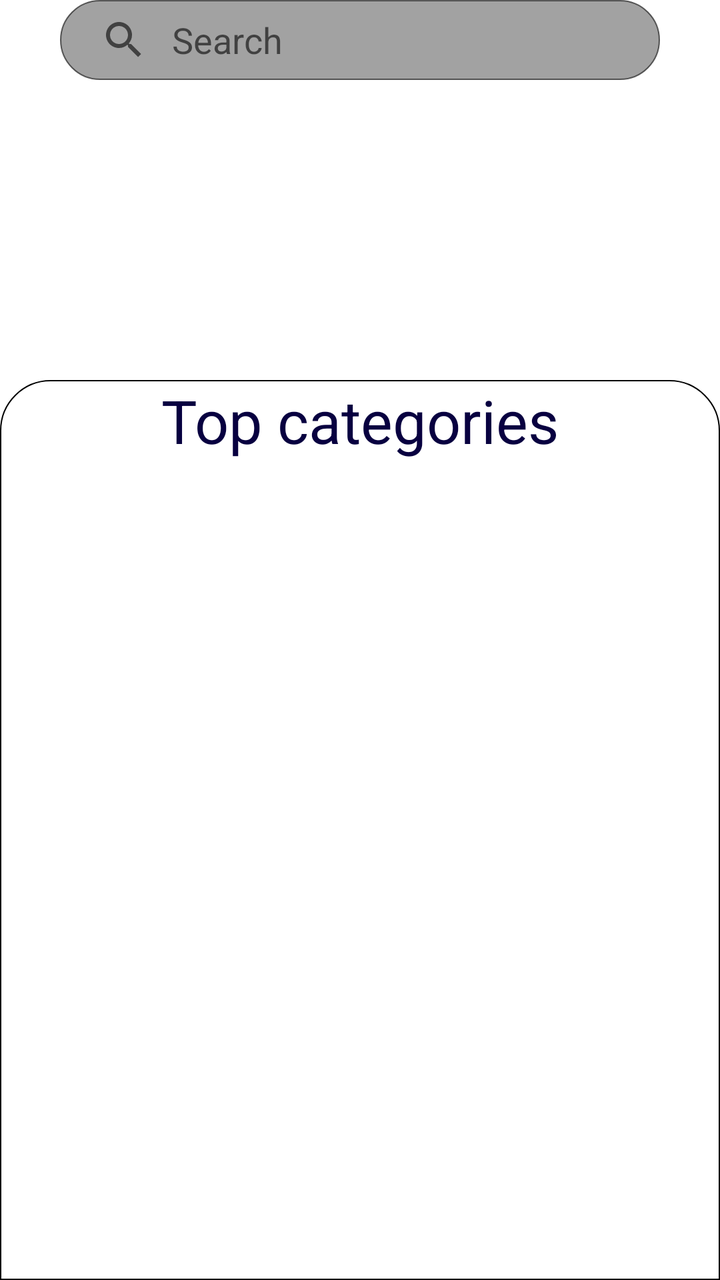
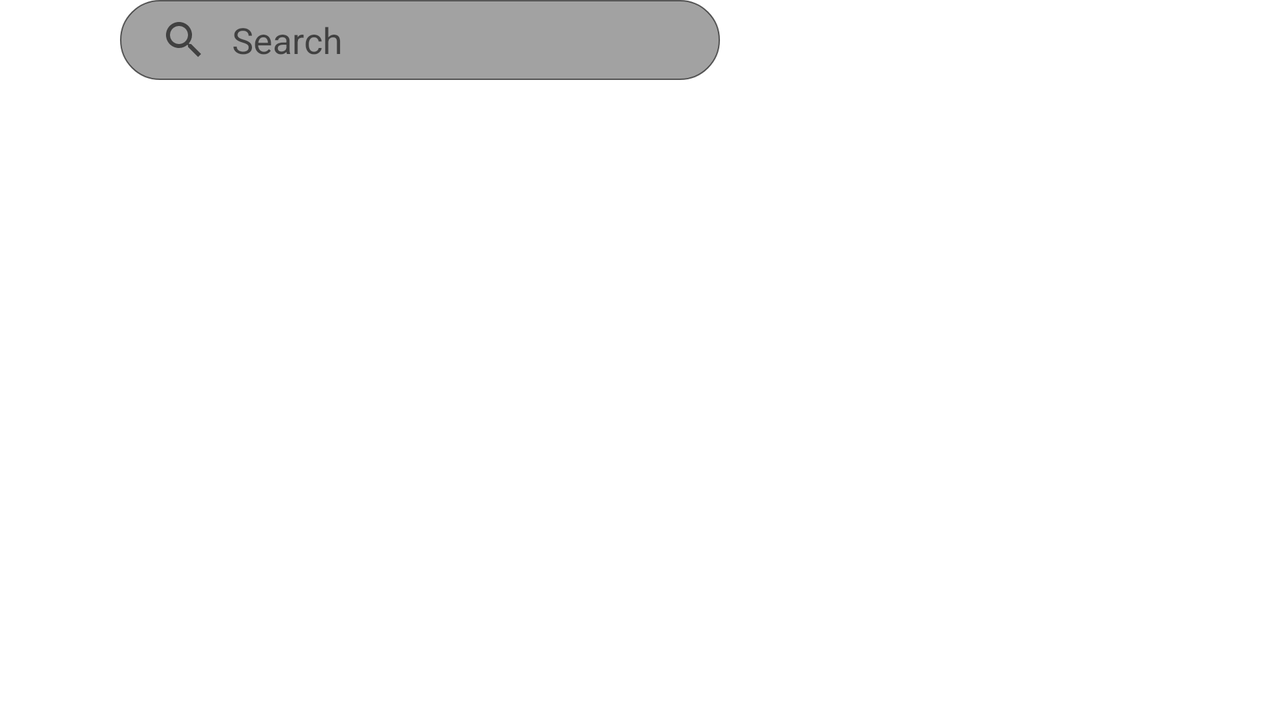

First picture: res/layout/ on a phone held upright. Second picture: the repository's own variant of that layout, on a device whose configuration matches the variant's folder. Source for both follows.
<!-- AndroidManifest.xml: application theme Theme.Fuddy -->
<!-- res/layout/fragment_home.xml -->
<?xml version="1.0" encoding="utf-8"?>
<androidx.constraintlayout.widget.ConstraintLayout xmlns:android="http://schemas.android.com/apk/res/android"
    xmlns:app="http://schemas.android.com/apk/res-auto"
    xmlns:tools="http://schemas.android.com/tools"
    android:layout_width="match_parent"
    android:layout_height="match_parent"
    tools:context=".HomeFragment">

    <LinearLayout
        android:id="@+id/linearLayout3"
        android:layout_width="match_parent"
        android:layout_height="300dp"
        android:background="@drawable/foodbanner"
        android:orientation="horizontal"
        app:layout_constraintBottom_toBottomOf="parent"
        app:layout_constraintEnd_toEndOf="parent"
        app:layout_constraintHorizontal_bias="0.0"
        app:layout_constraintStart_toStartOf="parent"
        app:layout_constraintTop_toTopOf="parent"
        app:layout_constraintVertical_bias="0.0">

        <SearchView
            android:layout_width="300dp"
            android:layout_height="40dp"
            android:layout_marginStart="30dp"
            android:background="@drawable/search_bg"
            android:backgroundTint="@color/transparent"
            android:backgroundTintMode="multiply"
            android:iconifiedByDefault="false"
            android:queryBackground="@null"
            android:queryHint="Search" />

    </LinearLayout>

    <ScrollView
        android:layout_width="match_parent"
        android:layout_height="450dp"
        android:background="@drawable/home_bg"
        app:layout_constraintBottom_toBottomOf="parent"
        app:layout_constraintEnd_toEndOf="parent"
        app:layout_constraintHorizontal_bias="0.0"
        app:layout_constraintStart_toStartOf="parent"
        app:layout_constraintTop_toTopOf="parent"
        app:layout_constraintVertical_bias="1.0">

        <LinearLayout
            android:layout_width="match_parent"
            android:layout_height="match_parent"
            android:orientation="vertical">

            <TextView
                android:layout_width="wrap_content"
                android:layout_height="wrap_content"
                android:text="Top categories"
                android:textSize="30dp"
                android:textColor="@color/colorPurple"
                android:layout_gravity="center"/>

            <HorizontalScrollView
                android:layout_width="fill_parent"
                android:layout_height="70dp"
                android:scrollbars="horizontal">

                <GridView
                    android:layout_width="wrap_content"
                    android:layout_height="wrap_content"
                    android:numColumns="6"
                    android:horizontalSpacing="10dp"
                    android:scrollbars="horizontal">
                    
                </GridView>

            </HorizontalScrollView>

        </LinearLayout>

    </ScrollView>


</androidx.constraintlayout.widget.ConstraintLayout>
<!-- resources referenced by this layout -->
<resources>
  <color name="colorPurple">#080040</color>
  <color name="transparent">#99999999</color>
  <!-- drawable home_bg (drawable) -->
  <?xml version="1.0" encoding="utf-8"?>
  <shape xmlns:android="http://schemas.android.com/apk/res/android">
  
      <stroke android:color="@color/black"
          android:width="0.5dp"/>
  
      <solid android:color="@color/white" />
  
      <corners
          android:topRightRadius="25dp"
          android:topLeftRadius="25dp"/>
  
  </shape>
  <!-- drawable search_bg (drawable) -->
  <?xml version="1.0" encoding="utf-8"?>
  <shape xmlns:android="http://schemas.android.com/apk/res/android">
  
      <stroke
          android:width="0.5dp"
          android:color="#000000" />
  
      <solid android:color="@color/colorGray" />
  
      <corners
          android:bottomLeftRadius="300dp"
          android:bottomRightRadius="300dp"
          android:topLeftRadius="300dp"
          android:topRightRadius="300dp" />
  
  </shape>
  <style name="Theme.Fuddy" parent="Theme.MaterialComponents.DayNight.DarkActionBar">
          
          <item name="colorPrimary">@color/purple_500</item>
          <item name="colorPrimaryVariant">@color/purple_700</item>
          <item name="colorOnPrimary">@color/white</item>
          
          <item name="colorSecondary">@color/teal_200</item>
          <item name="colorSecondaryVariant">@color/teal_700</item>
          <item name="colorOnSecondary">@color/black</item>
          
          <item name="android:statusBarColor" tools:targetApi="l">?attr/colorPrimaryVariant</item>
          
      </style>
  <color name="black">#FF000000</color>
  <color name="white">#FFFFFF</color>
  <color name="colorGray">#A9A9A9</color>
  <color name="purple_500">#FF6200EE</color>
  <color name="purple_700">#FF3700B3</color>
  <color name="teal_200">#FF03DAC5</color>
  <color name="teal_700">#FF018786</color>
</resources>
<!-- res/layout-land/fragment_home.xml (the repository's variant of the layout above) -->
<!-- drawn on the phone turned sideways -->
<?xml version="1.0" encoding="utf-8"?>
<androidx.coordinatorlayout.widget.CoordinatorLayout xmlns:android="http://schemas.android.com/apk/res/android"
    xmlns:app="http://schemas.android.com/apk/res-auto"
    xmlns:tools="http://schemas.android.com/tools"
    android:layout_width="match_parent"
    android:layout_height="match_parent"
    tools:context=".HomeFragment">

    <ImageView
        android:layout_width="match_parent"
        android:layout_height="180dp"
        android:background="@drawable/foodbanner"
        app:layout_anchorGravity="left|top"/>

    <SearchView
        android:id="@+id/svSearch"
        android:layout_width="300dp"
        android:layout_height="40dp"
        android:layout_marginStart="60dp"
        android:background="@drawable/search_bg"
        android:backgroundTint="@color/transparent"
        android:backgroundTintMode="multiply"
        android:iconifiedByDefault="false"
        android:queryBackground="@null"
        android:queryHint="Search"
        app:layout_anchorGravity="top|center"/>




    

</androidx.coordinatorlayout.widget.CoordinatorLayout>
<!-- resources referenced by the variant -->
<!-- as the phone turned sideways resolves them -->
<resources>
  <color name="transparent">#99999999</color>
  <!-- drawable search_bg (drawable) -->
  <?xml version="1.0" encoding="utf-8"?>
  <shape xmlns:android="http://schemas.android.com/apk/res/android">
  
      <stroke
          android:width="0.5dp"
          android:color="#000000" />
  
      <solid android:color="@color/colorGray" />
  
      <corners
          android:bottomLeftRadius="300dp"
          android:bottomRightRadius="300dp"
          android:topLeftRadius="300dp"
          android:topRightRadius="300dp" />
  
  </shape>
  <style name="Theme.Fuddy" parent="Theme.MaterialComponents.DayNight.DarkActionBar">
          
          <item name="colorPrimary">@color/purple_500</item>
          <item name="colorPrimaryVariant">@color/purple_700</item>
          <item name="colorOnPrimary">@color/white</item>
          
          <item name="colorSecondary">@color/teal_200</item>
          <item name="colorSecondaryVariant">@color/teal_700</item>
          <item name="colorOnSecondary">@color/black</item>
          
          <item name="android:statusBarColor" tools:targetApi="l">?attr/colorPrimaryVariant</item>
          
      </style>
  <color name="colorGray">#A9A9A9</color>
  <color name="purple_500">#FF6200EE</color>
  <color name="purple_700">#FF3700B3</color>
  <color name="white">#FFFFFF</color>
  <color name="teal_200">#FF03DAC5</color>
  <color name="teal_700">#FF018786</color>
  <color name="black">#FF000000</color>
</resources>
